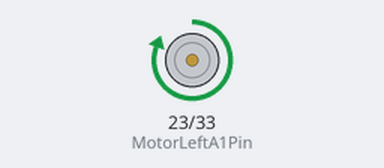
This sketch was run on a simulated ESP32. Shown: motor-driver pin pairs drawn as motors (green arrow = first pin HIGH = forward, orange = second pin HIGH = backward, longer = more drive, scaled by the enable pin).

Above: at 1.5 s.
At 9.5 s:
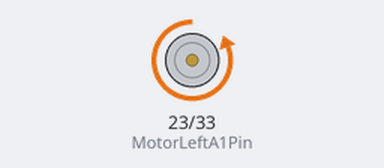
At 13.5 s:
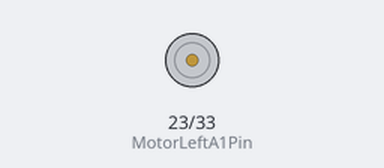
Timing chart, 0 to 20.8 s (numbered marks = the images above):
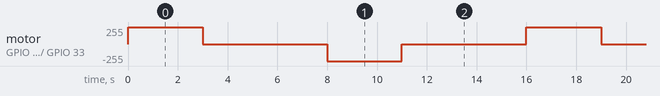

The sketch:

DCMotor_ESP32.ino
```cpp
/* To control speed and direction of one DC motor */

//LeftMotor
const byte MotorLeftA1Pin = 23;
const byte MotorLeftA2Pin = 33;
const byte MotorLeftEnAPin = 25;

//Paramter for PWM signal
const int MotorLeftChannel = 0;
const int frequency = 120000;
const int resolution = 12;

//Parameters for speed
int Speed = 4095;

void setup()
{
  pinMode(MotorLeftA1Pin, OUTPUT);
  pinMode(MotorLeftA2Pin, OUTPUT);
  pinMode(MotorLeftEnAPin, OUTPUT);
  ledcSetup(MotorLeftChannel, frequency, resolution);
  ledcAttachPin(MotorLeftEnAPin, MotorLeftChannel);
}

void loop()
{
  digitalWrite(MotorLeftA1Pin, HIGH);
  digitalWrite(MotorLeftA2Pin, LOW);
  ledcWrite(MotorLeftChannel, Speed);
  delay(3000);
  digitalWrite(MotorLeftA1Pin, LOW);
  digitalWrite(MotorLeftA2Pin, LOW);
  delay(5000);
  digitalWrite(MotorLeftA1Pin, LOW);
  digitalWrite(MotorLeftA2Pin, HIGH);
  ledcWrite(MotorLeftChannel, Speed);
  delay(3000);
  digitalWrite(MotorLeftA1Pin, LOW);
  digitalWrite(MotorLeftA2Pin, LOW);
  delay(5000);
}
```

Measured:
- by itself, motor on GPIO 23 (MotorLeftA1Pin) / GPIO 33 (MotorLeftA2Pin): repeats every 16.0 s: stopped 5.0 s, backward 255/255 3.0 s, stopped 5.0 s, forward 255/255 3.0 s
